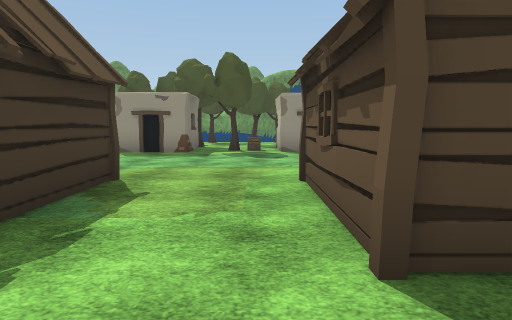
view 1 (above)

24 first-person views from a walk through a 3-D level made in the Unity game engine. The camera is 1.5 m above the floor, tilts 6° down and sees 75° across. The floor is counted in squares, 2 m on a side. Each view is taken from the middle of a square. On the plan, view 1 faces up. The plan holds only what a view shows up to about 11 squares ahead; the rest is blank. The place goes on beyond the plan. Some animated figures are left out. Some surface patterns are stand-ins.

view 2
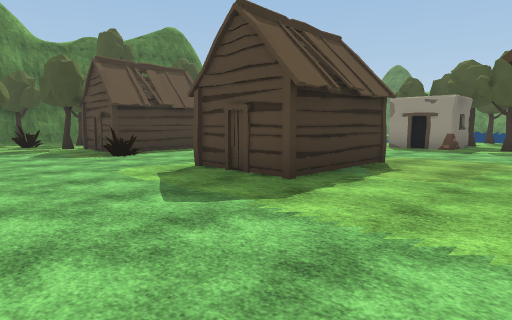

view 3
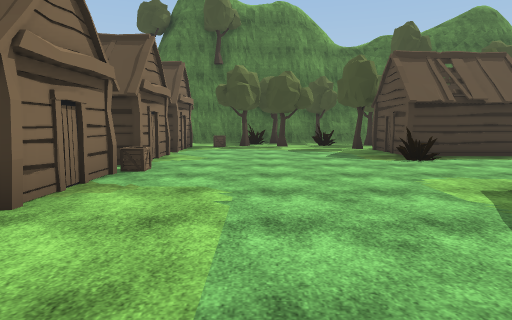

view 4
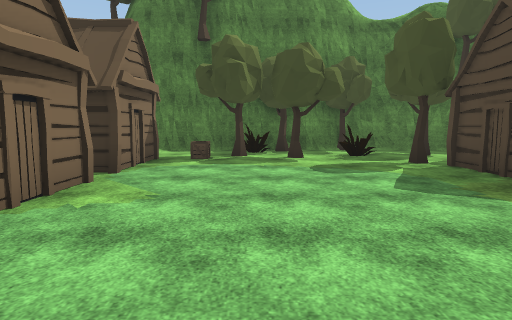

view 5
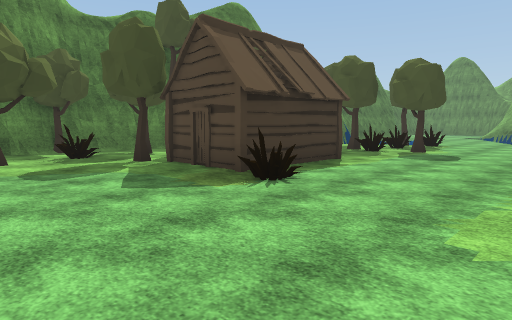

view 6
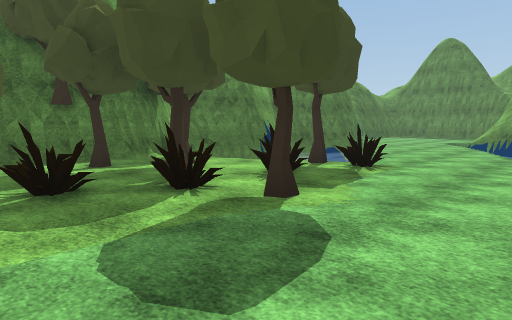

view 7
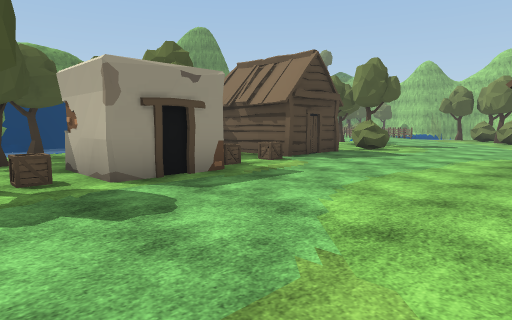

view 8
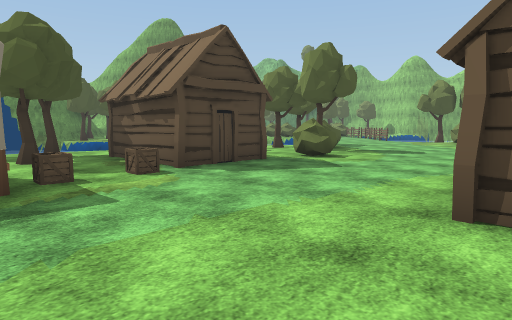

view 9
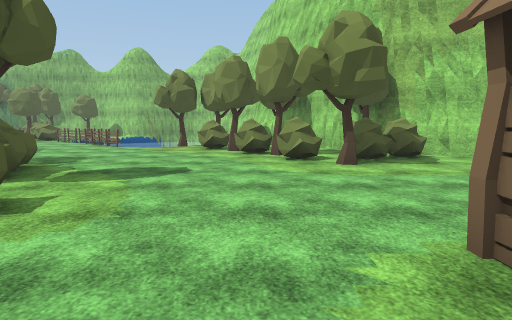

view 10
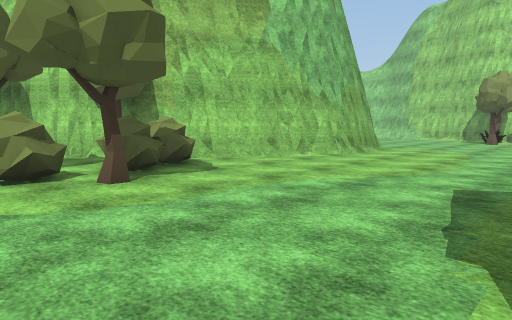

view 11
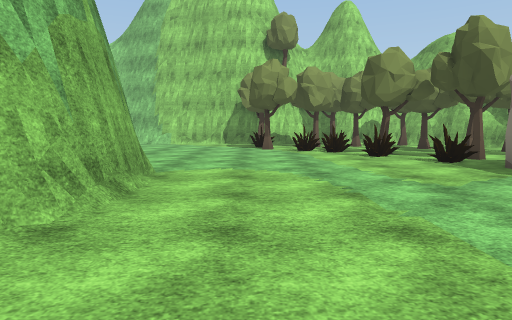

view 12
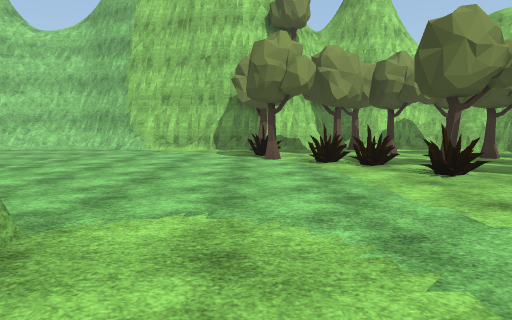

view 13
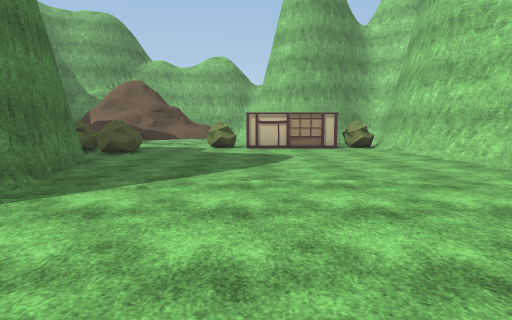

view 14
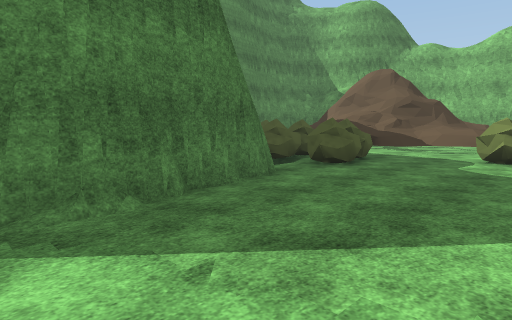

view 15
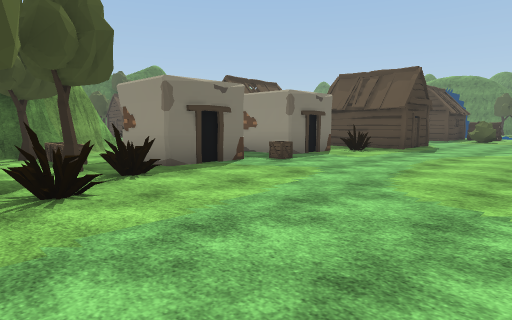

view 16
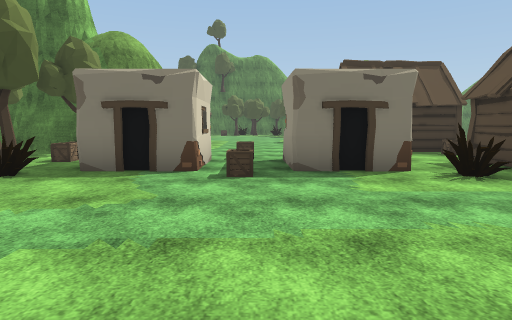

view 17
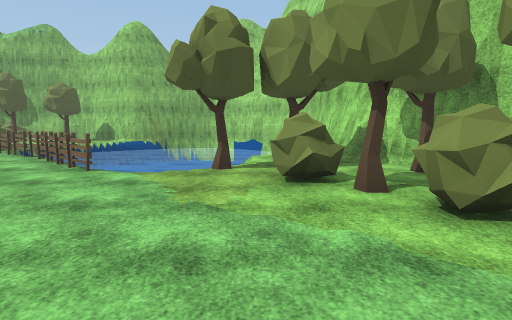

view 18
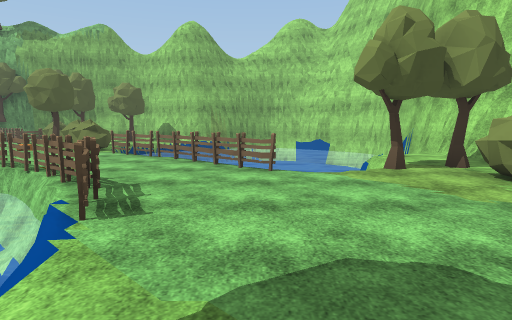

view 19
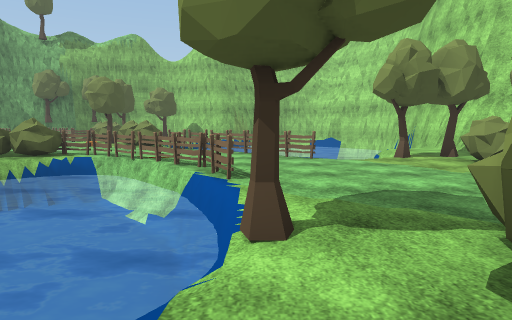

view 20
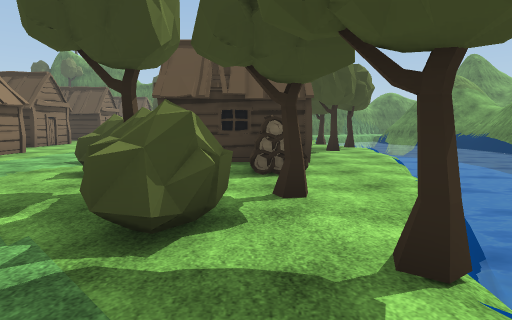

view 21
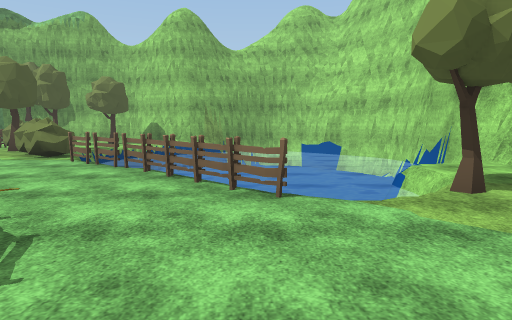

view 22
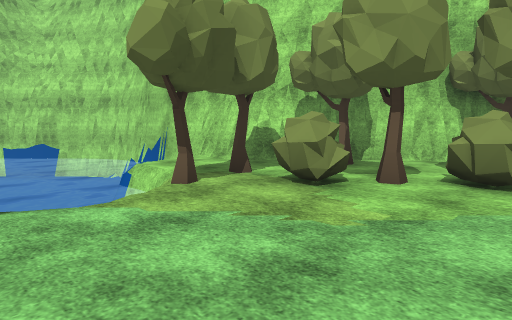

view 23
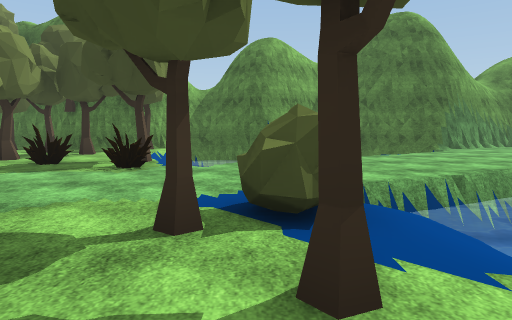

view 24
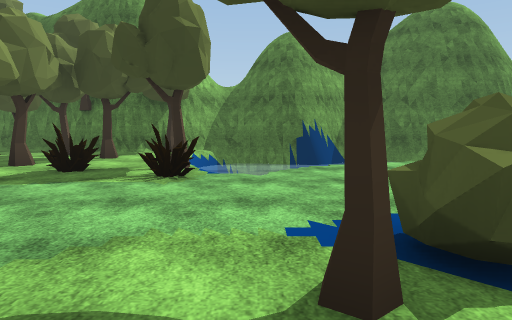

### Floor plan
Key: @ floor where view 1 was taken; # wall or solid block; . floor; / step, stairs or slope; ≈ water the walk keeps out of; ^ raised ledge; T tree; C crate; H hut; B bush; F fence; L log; O other object.
Columns run from 15 left of view 1 to 25 right of it. Each row starts with its distance up from view 1.
 18   #≈...≈           ≈≈≈≈        ≈≈BO...B
 17  ## ≈...≈         ≈≈≈≈≈≈      ≈≈≈F...BB.
 16  #≈  ...≈≈≈       ≈≈≈≈≈≈≈   ≈≈≈≈≈F..FB≈≈
 15  #≈  ≈...≈≈/    T.T...≈≈≈≈≈≈≈≈≈≈F..F≈ ≈≈
 14  ##≈≈ ...≈/..   . .T......≈≈≈≈FF...F≈≈≈≈
 13   #≈  ≈...B.T. T. T.HHHO...T......F ≈≈≈≈≈
 12   #≈≈  ....T.T .. ... HLLT.......F ≈≈≈≈≈
 11   #≈≈ TO.... #..O ... H..TBB..... ≈≈≈≈≈≈≈
 10   #T.......  OTC##C.CHH.B........T≈≈≈≈≈≈≈
  9   #.T..O... ##......................≈≈≈≈≈
  8   #...OTT.. ...................TBT..≈≈≈≈≈
  7   #.T...... ..................B....######
  6   #T..O....  ...............BT..T###
  5   #.O .....  .......H  H...TB...##
  4  ##  HHH... HH..HH.CHHHH....BBT##
  3 ##.. H.H...H.H..H............B##
  2 #..T.HHH...HHH..HH  ..O......##
  1 #T..T...O........    #.......#
  0 ##.O...........@....O#......##      O
 -1  T.T................O#C.....#      BO
 -2  #OT................##......#      BB#
 -3  #.C........... #.   #......######.BB^#
 -4  #........C...  ##..O#.......////....^^#
 -5  #. H  H    H    #TOCTO...............^^^
 -6     H  H         ##....O.............BB
 -7     HH HH         #TT..OT............#
 -8                   #......OT..........#
 -9                   #..T..T.O..........#
-10                    #.T.T..T..........B
-11                    ##..T..##.##....###
-12                     ################

Where each view was taken, in squares from view 1:
view 1: 0 up, 0 right, facing up
view 2: 2 down, 1 right, facing up-left
view 3: 2 down, 0 right, facing left
view 4: 2 down, 4 left, facing left
view 5: 2 down, 4 left, facing up-left
view 6: 5 up, 5 left, facing up-left
view 7: 5 up, 1 left, facing up-right
view 8: 5 up, 2 right, facing up-right
view 9: 7 up, 6 right, facing right
view 10: 7 up, 8 right, facing down-right
view 11: 2 up, 11 right, facing down
view 12: 1 down, 11 right, facing down
view 13: 7 down, 11 right, facing right
view 14: 7 down, 14 right, facing up-right
view 15: 7 down, 12 right, facing up-left
view 16: 1 down, 12 right, facing left
view 17: 9 up, 12 right, facing right
view 18: 12 up, 12 right, facing right
view 19: 13 up, 10 right, facing right
view 20: 12 up, 14 right, facing left
view 21: 12 up, 14 right, facing right
view 22: 12 up, 14 right, facing down-right
view 23: 13 up, 2 left, facing left
view 24: 12 up, 3 left, facing left
